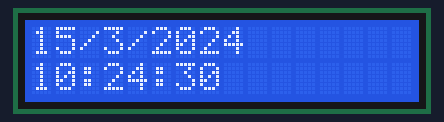
The sketch below on a simulated Arduino Uno, built with avr-gcc and run on an emulated ATmega328P. On the bench: 16×2 character LCD. The local clock reads 2024-03-15 10:24:30 at power-on unless the sketch sets it; what the sketch prints to the serial monitor is not drawn.

Above: at 0.6 s.
At 4.7 s:
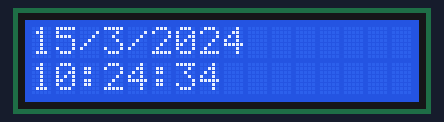
At 9.9 s:
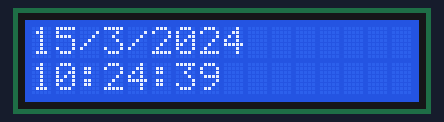
At 19.1 s:
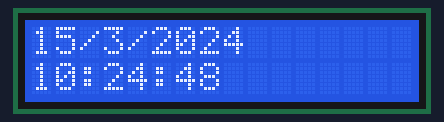
At 28.3 s:
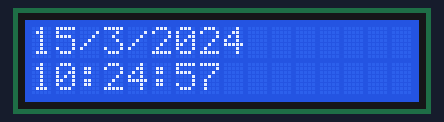
At 38.5 s:
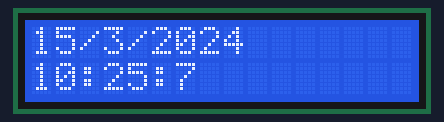

Measured:
- what the display in image 0 shows lasts 1.0 s, from 0.6 s to 1.6 s

The sketch:

LCD_RTC.ino
```cpp
#include <Wire.h>
#include <LiquidCrystal_I2C.h>
#include <ds3231.h>

LiquidCrystal_I2C lcd(0x27,16,2);

struct ts t; //déclaration variable t

void setup() {
  Serial.begin(9600);
  Wire.begin();
  DS3231_init(DS3231_CONTROL_INTCN);

 /* t.hour=12; // données pour mettre à l'heure l'horloge
  t.min=22;
  t.sec=0;
  t.mday=18;
  t.mon=12;
  t.year=2016;

  DS3231_set(t); // mise à l'heure de l'horloge */

lcd.init();                      // initialize the lcd


}

void loop() {

   Wire.beginTransmission(0x68);


  // put your main code here, to run repeatedly:
  DS3231_get(&t);
  Serial.print("date : ");
  Serial.print(t.mday);
  Serial.print("/");
  Serial.print(t.mon);
  Serial.print("/");
  Serial.print(t.year);
  Serial.print("\t Heure : ");
  Serial.print(t.hour);
  Serial.print(":");
  Serial.print(t.min);
  Serial.print(".");
  Serial.println(t.sec);

  delay(500);

  Wire.endTransmission();


Wire.beginTransmission(0x27);


  // Print a message to the LCD.
  lcd.clear();
  lcd.backlight();

  lcd.setCursor(0, 0);
  lcd.print(t.mday);
  lcd.print("/");
  lcd.print(t.mon);
  lcd.print("/");
  lcd.print(t.year);
  lcd.setCursor(0, 1);
  lcd.print(t.hour);
  lcd.print(":");
  lcd.print(t.min);
  lcd.print(":");
  lcd.print(t.sec);

  Wire.endTransmission();

delay(500);


}
```
